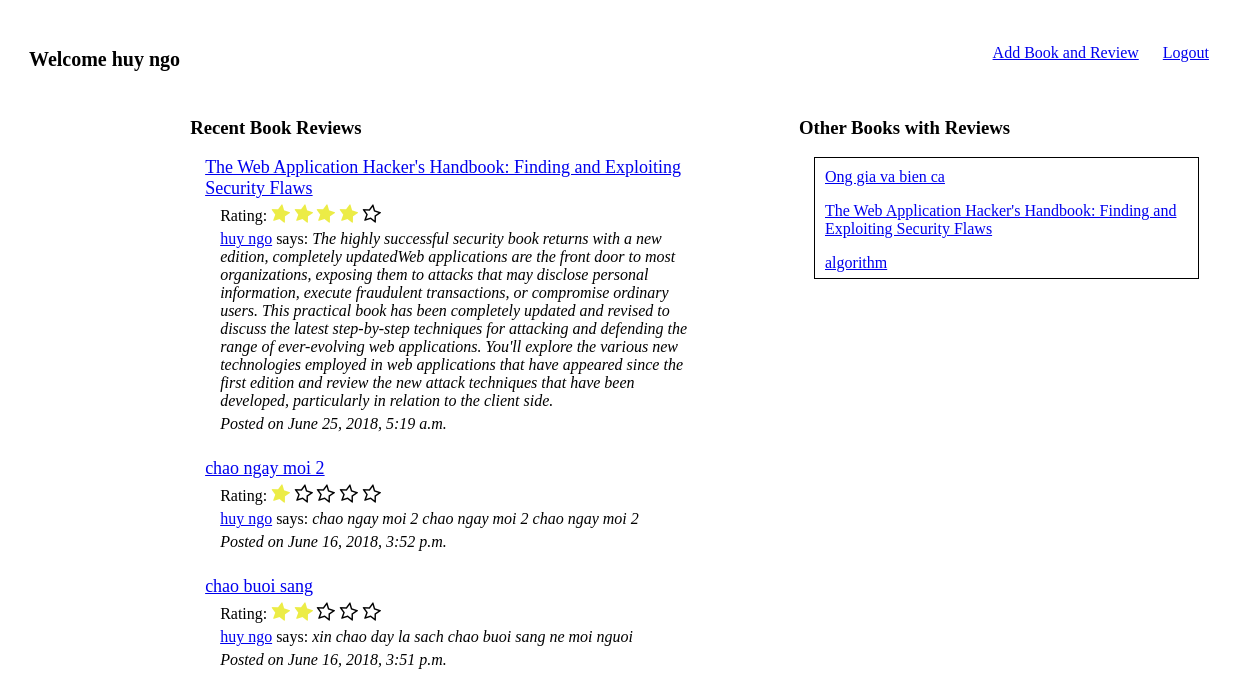
Screenshot of /books (signed in) with the database file from the repository.
### main_app/models.py (models this page shows)
class User(models.Model):
	name = models.CharField(max_length=255)
	alias = models.CharField(max_length=255)
	email = models.EmailField()
	password = models.CharField(max_length=255)
	created_at = models.DateTimeField(auto_now_add=True)
	objects = UserManager()

class Book(models.Model):
	title = models.CharField(max_length=255)
	author = models.CharField(max_length=255)
	poster = models.ForeignKey(User, related_name="uploaded_books")
	book_image = models.ImageField(upload_to='book_images/', default='meida/book_images/None/no-img.jpg')
	created_at = models.DateTimeField(auto_now_add=True)

class Review(models.Model):
	rating = models.IntegerField(default=0)
	content = models.TextField()
	reviewer = models.ForeignKey('User', related_name="reviews_left")
	book = models.ForeignKey('Book', related_name="reviews")
	created_at = models.DateTimeField(auto_now_add=True)

### main_app/views.py (the view)
# urls.py: url(r'^books$', views.show_books), # page to show all books, GET method
def show_books(request):
	if request.session.get('user_id',None) is None:
		messages.error(request,'You should login if want to show informations')
		return redirect('/')
	else:
		item={} #dictionary for item
		items =[]
		all_reviews = Review.objects.all().order_by('-created_at')
		reviews = all_reviews[:3]
		for review in reviews:
			item['created_at'] = review.created_at
			item['rating'] = range(review.rating)
			item['un_rating'] = range(5- review.rating)
			item['content'] = review.content
			item['user_name'] =review.reviewer.name
			item['title'] =review.book.title
			item['id'] = review.book.id
			item['user_id'] = review.reviewer.id
			items.append(item)
			item = {}
		books = set()
		for review in all_reviews:
			books.add((review.book.id, review.book.title))
		return render(request,'main_app/books.html',{'items':items,'books':books})

### main_app/templates/main_app/books.html (shortened to what this page needs)
<!DOCTYPE html>
<html lang="en">
<head>
    {% load static %}
    <link rel="stylesheet" href="{% static 'main_app/css/style.css' %}">
    <link rel="stylesheet" href="{% static 'main_app/css/header.css' %}">
     <link rel="stylesheet" href="https://cdnjs.cloudflare.com/ajax/libs/font-awesome/4.7.0/css/font-awesome.min.css">
</head>
<body>
    <main>
        <header>
        <p class="header_left">Welcome {{request.session.user_name}}</p>
        <p class="header_right"><a href="/books/add">Add Book and Review</a> <a href="/logout">Logout</a></p>
        </header>
        <article>
                <div class="left_content">
                    <h3>Recent Book Reviews</h3>
                         {% for item in items %}
                    <div>
                    <a class="book_title" href="/books/{{item.id}}">{{item.title}}</a>
                    <p>Rating: {% for i in item.rating %}
                        <span class="fa fa-star checked"></span>
                        {% endfor %}
                        {% for i in item.un_rating %}
                        <span class="fa fa-star-o "></span>
                        {% endfor %}
                    </p>
                    <p><a href="/users/{{item.user_id}}">{{item.user_name}}</a> says: <span class="italic">{{item.content}}</span></p>
                    <p class="italic">Posted on {{item.created_at}}</p>
                      </div>
                {% endfor %}
            </div>
            <div class="right_content">
                <h3>Other Books with Reviews</h3>
                <div class="float_content">
                    {% for book in books %}
                    <p><a href="/books/{{book.0}}">{{book.1}}</a></p>
                {% endfor %}
                </div>
            </div>
        </article>
    </main>
</body>
</html>

### main_app/static/main_app/css/style.css (style rules this page uses)
.checked { color: #ecec46; }
main { margin: 0 auto; width: 1200px; padding: 20px; }
.left_content { display: inline-block; padding: 10px; width:500px; }
.right_content { display: inline-block; padding:10px; vertical-align: top; float: right; margin-right:20px; width: 400px; }
.left_content > div { margin-left: 15px; margin-bottom: 25px; }
.left_content > div >p { margin: 5px 0px 5px 15px; }
.book_title { font-size: 18px; }
.italic { font-style: italic; }
.fa { transform : rotate(10deg); font-size: 20px!important; }
.float_content { height: 100px; overflow-y: scroll; padding:10px; border:1px solid black; margin-left:15px; }
.float_content > p { margin-top: 0px; }

### main_app/static/main_app/css/header.css (style rules this page uses)
header { height: 60px; }
.header_left { float: left; font-size: 20px; font-weight: bold; }
.header_right { float: right; }
.header_right a { margin-right: 20px; }

### rows the page displays
User: session.user_name "huy ngo", user_name "huy ngo" "huy ngo" "huy ngo"
Book: title "The Web Application Hacker's Handbook: Finding and Exploiting Security Flaws", title "The Web Application Hacker's Handbook: Finding and Exploiting Security Flaws"
Review: content "The highly successful security book returns with a new edition, completely updatedWeb applications are the front door to most organizations, exposing them to attacks that may disclose personal information, execute fraudulent transactions, or compromise ordinary users. This practical book has been completely updated and revised to discuss the latest step-by-step techniques for attacking and defending the range of ever-evolving web applications. You'll explore the various new technologies employed in web applications that have appeared since the first edition and review the new attack techniques that have been developed, particularly in relation to the client side.", created_at "June 25, 2018, 5:19 a.m."
Book: title "chao ngay moi 2"
Review: content "chao ngay moi 2 chao ngay moi 2 chao ngay moi 2", created_at "June 16, 2018, 3:52 p.m."
Book: title "chao buoi sang"
Review: content "xin chao day la sach chao buoi sang ne moi nguoi", created_at "June 16, 2018, 3:51 p.m."
Book: title "Ong gia va bien ca"
Book: title "algorithm"
